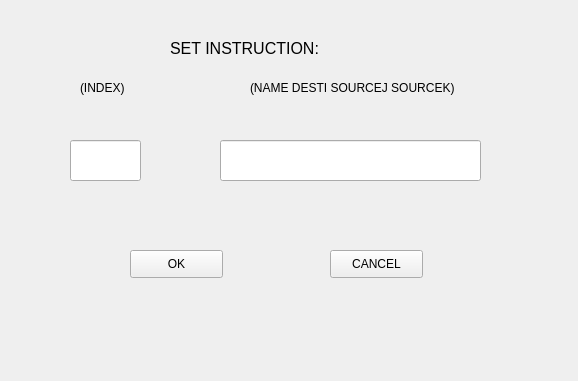
<?xml version="1.0" encoding="UTF-8"?>
<ui version="4.0">
 <class>setOpwidget</class>
 <widget class="QWidget" name="setOpwidget">
  <property name="geometry">
   <rect>
    <x>0</x>
    <y>0</y>
    <width>578</width>
    <height>381</height>
   </rect>
  </property>
  <property name="windowTitle">
   <string>Form</string>
  </property>
  <widget class="QLabel" name="setOpLabel">
   <property name="geometry">
    <rect>
     <x>170</x>
     <y>40</y>
     <width>181</width>
     <height>16</height>
    </rect>
   </property>
   <property name="font">
    <font>
     <pointsize>12</pointsize>
    </font>
   </property>
   <property name="text">
    <string>SET INSTRUCTION:</string>
   </property>
  </widget>
  <widget class="QLabel" name="formLabel">
   <property name="geometry">
    <rect>
     <x>250</x>
     <y>80</y>
     <width>211</width>
     <height>16</height>
    </rect>
   </property>
   <property name="text">
    <string>(NAME DESTI SOURCEJ SOURCEK)</string>
   </property>
  </widget>
  <widget class="QPushButton" name="okButton">
   <property name="geometry">
    <rect>
     <x>130</x>
     <y>250</y>
     <width>93</width>
     <height>28</height>
    </rect>
   </property>
   <property name="text">
    <string>OK</string>
   </property>
  </widget>
  <widget class="QPushButton" name="cancelButton">
   <property name="geometry">
    <rect>
     <x>330</x>
     <y>250</y>
     <width>93</width>
     <height>28</height>
    </rect>
   </property>
   <property name="text">
    <string>CANCEL</string>
   </property>
  </widget>
  <widget class="QLabel" name="indexLabel">
   <property name="geometry">
    <rect>
     <x>80</x>
     <y>80</y>
     <width>55</width>
     <height>16</height>
    </rect>
   </property>
   <property name="text">
    <string>(INDEX)</string>
   </property>
  </widget>
  <widget class="QLineEdit" name="indexEdit">
   <property name="geometry">
    <rect>
     <x>70</x>
     <y>140</y>
     <width>71</width>
     <height>41</height>
    </rect>
   </property>
   <property name="font">
    <font>
     <pointsize>16</pointsize>
    </font>
   </property>
  </widget>
  <widget class="QLineEdit" name="setOpEdit">
   <property name="geometry">
    <rect>
     <x>220</x>
     <y>140</y>
     <width>261</width>
     <height>41</height>
    </rect>
   </property>
   <property name="font">
    <font>
     <pointsize>16</pointsize>
    </font>
   </property>
  </widget>
 </widget>
 <resources/>
 <connections/>
</ui>
